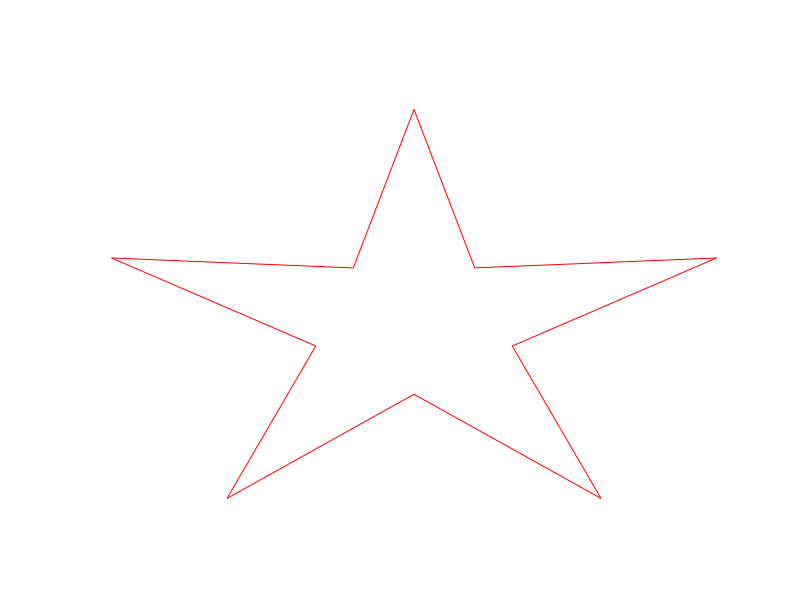

This figure's MATLAB source:
%five angles
theta1=0:0.4*pi:2*pi;
%theta1=0:0.4*pi:1.6*pi;
theta2=0.2*pi:0.4*pi:2*pi;
r=zeros(1,11);
theta=zeros(1,11);
%t = sin(108/180*pi)/sin(36/180*pi);
t=tand(72);
for k =1:5
        theta(2*k-1)=theta1(k);
        theta(2*k)=theta2(k);
        r(2*k-1)=t;
        r(2*k)=1;
% r=[r theta1(k)*sqrt(3) theta2(k)];
end
r(11)=t;
theta(11)=theta1(6);
%plot(r);
x=r.*sin(theta);
y=r.*cos(theta);
plot(x,y,'r');

shg
axis off

